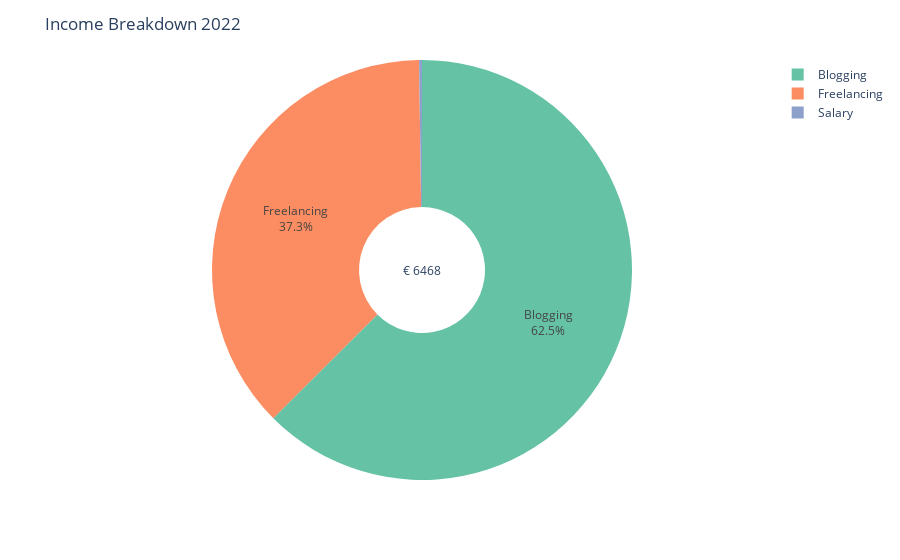

Here is the notebook cell this chart was saved with:
### Code cell
income_pie_fig_2022 = make_pie_chart(df, 2022, 'Income')
income_pie_fig_2022

### Figure 1 — Plotly figure (JSON) as saved in the notebook; plotly's stock layout.template omitted (floating-point values rounded to 4 significant figures)
{"data": [{"direction": "clockwise", "domain": {"x": [0, 1], "y": [0, 1]}, "hole": 0.3, "hovertemplate": "Category=%{label}<br>Amount (EUR)=%{value}<extra></extra>", "labels": ["Salary", "Freelancing", "Blogging"], "legendgroup": "", "name": "", "showlegend": true, "textinfo": "label+percent", "textposition": "inside", "type": "pie", "values": [14.36, 2410.0, 4044.0]}], "layout": {"annotations": [{"font": {"size": 12}, "showarrow": false, "text": "€ 6468", "x": 0.5, "y": 0.5}], "legend": {"tracegroupgap": 0}, "margin": {"t": 60}, "piecolorway": ["rgb(102,194,165)", "rgb(252,141,98)", "rgb(141,160,203)", "rgb(231,138,195)", "rgb(166,216,84)", "rgb(255,217,47)", "rgb(229,196,148)", "rgb(179,179,179)"], "title": {"text": "Income Breakdown 2022"}, "uniformtext": {"minsize": 10, "mode": "hide"}}}
